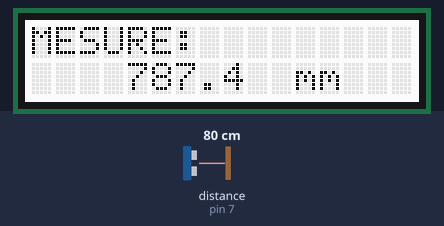
A sketch run on a simulated Arduino Uno, built with avr-gcc and run on an emulated ATmega328P. On the bench: 16×2 character LCD. Inputs (shaded band) come from the test bench; at power-on: distance to the obstacle (sensor on pin 7) 80 cm.

Above: at 1.2 s.
1.3 s: distance to the obstacle (sensor on pin 7) set to 120 cm
At 1.8 s:
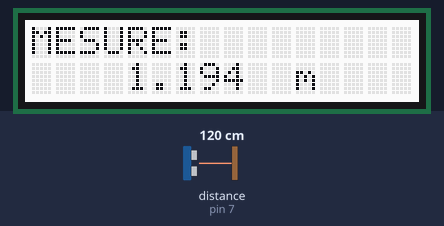
2.9 s: distance to the obstacle (sensor on pin 7) set to 2 cm
At 4.2 s:
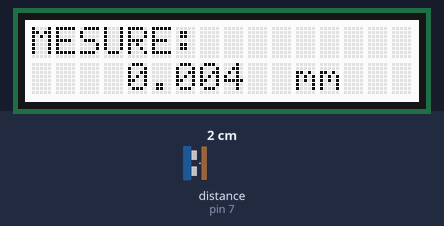
4.5 s: distance to the obstacle (sensor on pin 7) set to 4 cm
At 5.9 s:
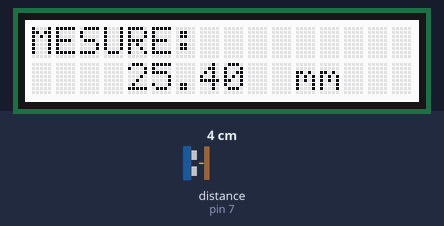
Timing chart, 0 to 7.5 s (numbered marks = the images above; inputs shaded):
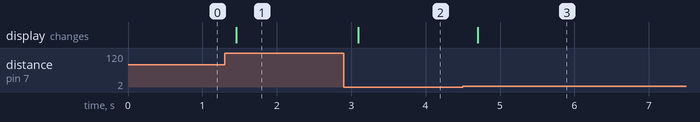

Measured:
- after the input at 1.3 s, the display: changes after 0.16 s (image 1)
- after the input at 2.9 s, the display: changes after 0.20 s (image 2)
- after the input at 4.5 s, the display: changes after 0.20 s (image 3)

The sketch:

ex4-c.ino
```cpp
#include <Wire.h>
#include "rgb_lcd.h"
rgb_lcd lcd;
#include "Ultrasonic.h"
Ultrasonic ultrasonic(7);


void setup()
{
  lcd.begin(16, 2);
}


void loop()
{
  long RangeInInches;
  long RangeInCentimeters;
  RangeInInches = ultrasonic.MeasureInInches();
  RangeInInches = RangeInInches;

  if (RangeInInches <= 39.37) {
    lcd.setCursor(0, 0);
    lcd.print("MESURE:");
    lcd.setCursor(4, 1);
    lcd.print(RangeInInches * 25.4);
    lcd.setCursor(9, 1);
    lcd.print("  mm");
    delay(250);
  }

  else {
    lcd.setCursor(0, 0);
    lcd.print("MESURE:");
    lcd.setCursor(4, 1);
    lcd.print(RangeInInches * 0.0254);
    lcd.setCursor(9, 1);
    lcd.print("  m ");
    delay(250);
  }
}
```
